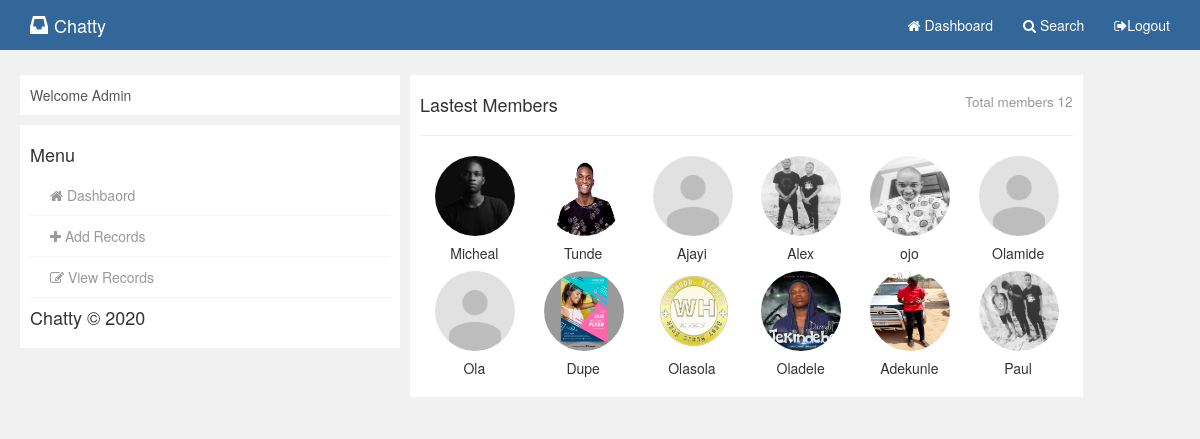
Screenshot of /admin/dashboard.php with the database file from the repository.
### tables this page shows
CREATE TABLE `users` (
  `id` int(11) NOT NULL,
  `firstname` varchar(200) NOT NULL,
  `othername` varchar(120) NOT NULL,
  `level` varchar(50) NOT NULL,
  `department` varchar(50) NOT NULL,
  `faculty` varchar(50) NOT NULL,
  `email` varchar(200) NOT NULL,
  `password` varchar(50) NOT NULL,
  `dateposted` varchar(50) NOT NULL,
  `profile_pic` varchar(300) NOT NULL DEFAULT 'avatar_2x.png',
  `active` int(11) NOT NULL DEFAULT 1,
  `account_type` varchar(250) NOT NULL DEFAULT 'user'
);

### admin/dashboard.php (the view, shortened to what this page needs)
<?php
require '../php/connect.php';
$admin_id = $_SESSION['user_id'];
$query = "SELECT * FROM users where id != '$admin_id' ORDER BY id DESC LIMIT 36 ";
$result=$winatech->query($query) or die($winatech->error.__LINE__);
$resultcount=$result->num_rows;
?>
<!DOCTYPE html>
<html>
<head>
</head>
<body>
    <?php require 'pages/nav.php' ?>
    <section class="container-wrap">
        <div class="container wrap">
            <div class="row">
                <div class="col-md-4 col">
                    <?php require 'pages/leftside.php' ?>
                </div>
                <div class="col-md-7 col">
                    <div class="gist-status">
                        <div class="row" style="margin: 0px;">
                            <h4>Lastest Members <small><span class="pull-right">Total members <?php echo $resultcount ?></span></small> </h4>
                            <hr>
                            <?php while($row = $result->fetch_assoc()) : ?>
                                <div class="col-md-2">
                                    <a  href="admin_view_profile.php?user_id=<?php echo $row['id'] ?>">
                                        <div class="thumbnaili" style="border: none;"><img src="../images/profile_pic/<?php echo $row['profile_pic'] ?>" class="img-circle"  width="80" height="80">
                                            <div class="caption">
                                                <h5 class="text-center"><?php echo $row['firstname'] ?></h5>
                                            </div>
                                        </div>
                                    </a>
                                </div>
                            <?php endwhile ?>
                        </div>
                    </div>
                </div>
            </div>
        </div>
    </section>
</body>
</html>

### admin/pages/nav.php (shortened to what this page needs)
<?php $appname = "Chatty" ?>
<nav class="navbar navbar-inverse navbar-fixed-top navbar-top">
    <div class="container">
        <div class="navbar-header">
            <a class="navbar-brand navbar-link" href="dashboard.php"><i class="glyphicon glyphicon-inbox"></i><?php echo $appname ?></a>
        </div>
        <div class="collapse navbar-collapse" id="navcol-1">
            <ul class="nav navbar-nav navbar-right">
                <li role="presentation"><a href="dashboard.php"><i class="fa fa-home"></i> Dashboard </a></li>
                <li role="presentation"><a href="search.php"><i class="fa fa-search"></i> Search</a></li>
                <li role="presentation"><a href="../logout.php"><i class="fa fa-sign-out"></i>Logout </a></li>
            </ul>
        </div>
    </div>
</nav>

### admin/pages/leftside.php (shortened to what this page needs)
<div class="gist-status">
    <div class="status-head">
        Welcome Admin
    </div>
</div>
<div class="gist-status">
    <ul>
        <h4>Menu</h4>
        <a href="dashboard.php"><li><i class="fa fa-home"></i> Dashbaord</li></a>
        <a href="add_record.php"><li><i class="fa fa-plus"></i> Add Records</li></a>
        <a href="edit_record.php"><li><i class="fa fa-edit"></i> View Records</li></a>
    </ul>
    <h4><?php echo $appname ?> © <?php echo date('Y') ?></h4>
</div>

### assets/css/user.css (style rules this page uses)
body { background:rgb(241,241,241); }
.container-wrap { margin-top: 70px; }
.navbar { margin-bottom:0; border:none; }
.navbar-brand .glyphicon { margin-right:6px; }
ul.nav.navbar-nav.navbar-right li a { color: #fff; }
.navbar-top { background:#336699; color:#fff; }
a.navbar-brand.navbar-link { color:#fff; }
ul.nav.navbar-nav.navbar-right { color:#fff; }
.nav li { color:#fff; margin: 0 auto; }
.col { padding:5px; }
.gist-status { padding:10px; background:#fff; margin-bottom: 10px; }
.gist-status ul { margin: 0px; padding: 0px; }
.gist-status ul a { text-decoration: none; }
.gist-status ul li { list-style: none; color: #999; border-bottom: 1px solid #f4f4f4; padding: 10px 20px; }

### rows the page displays
users: profile_pic (picture), firstname "Micheal"
users: profile_pic (picture), firstname "Tunde"
users: profile_pic (picture), firstname "Ajayi"
users: profile_pic (picture), firstname "Alex"
users: profile_pic (picture), firstname "ojo"
users: profile_pic (picture), firstname "Olamide"
users: profile_pic (picture), firstname "Ola"
users: profile_pic (picture), firstname "Dupe"
users: profile_pic (picture), firstname "Olasola"
users: profile_pic (picture), firstname "Oladele"
users: profile_pic (picture), firstname "Adekunle"
users: profile_pic (picture), firstname "Paul"

### other values shown
$appname "Chatty"
$resultcount "12"
